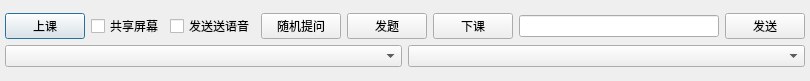
<?xml version="1.0" encoding="UTF-8"?>
<ui version="4.0">
 <class>TeacherWindow</class>
 <widget class="QDialog" name="TeacherWindow">
  <property name="geometry">
   <rect>
    <x>0</x>
    <y>0</y>
    <width>783</width>
    <height>81</height>
   </rect>
  </property>
  <property name="sizePolicy">
   <sizepolicy hsizetype="Preferred" vsizetype="Fixed">
    <horstretch>0</horstretch>
    <verstretch>0</verstretch>
   </sizepolicy>
  </property>
  <property name="windowTitle">
   <string>教师已登录</string>
  </property>
  <property name="modal">
   <bool>false</bool>
  </property>
  <layout class="QGridLayout" name="gridLayout">
   <property name="leftMargin">
    <number>5</number>
   </property>
   <property name="topMargin">
    <number>5</number>
   </property>
   <property name="rightMargin">
    <number>5</number>
   </property>
   <property name="bottomMargin">
    <number>6</number>
   </property>
   <item row="0" column="0">
    <layout class="QVBoxLayout" name="verticalLayout">
     <item>
      <layout class="QHBoxLayout" name="horizontalLayout_3">
       <item>
        <layout class="QHBoxLayout" name="horizontalLayout_2">
         <item>
          <widget class="QPushButton" name="btnBeginClass">
           <property name="text">
            <string>上课</string>
           </property>
          </widget>
         </item>
         <item>
          <widget class="QCheckBox" name="ckbScreenShare">
           <property name="text">
            <string>共享屏幕</string>
           </property>
          </widget>
         </item>
         <item>
          <widget class="QCheckBox" name="ckbVoiceShare">
           <property name="text">
            <string>发送送语音</string>
           </property>
          </widget>
         </item>
         <item>
          <widget class="QPushButton" name="btnRandCall">
           <property name="text">
            <string>随机提问</string>
           </property>
          </widget>
         </item>
         <item>
          <widget class="QPushButton" name="btnSendQues">
           <property name="text">
            <string>发题</string>
           </property>
          </widget>
         </item>
         <item>
          <widget class="QPushButton" name="btnEndClass">
           <property name="text">
            <string>下课</string>
           </property>
          </widget>
         </item>
        </layout>
       </item>
       <item>
        <layout class="QHBoxLayout" name="horizontalLayout">
         <item>
          <widget class="QLineEdit" name="edtChat">
           <property name="minimumSize">
            <size>
             <width>200</width>
             <height>0</height>
            </size>
           </property>
          </widget>
         </item>
         <item>
          <widget class="QPushButton" name="btnSend">
           <property name="sizePolicy">
            <sizepolicy hsizetype="Fixed" vsizetype="Fixed">
             <horstretch>0</horstretch>
             <verstretch>0</verstretch>
            </sizepolicy>
           </property>
           <property name="text">
            <string>发送</string>
           </property>
          </widget>
         </item>
        </layout>
       </item>
      </layout>
     </item>
     <item>
      <layout class="QHBoxLayout" name="horizontalLayout_4">
       <item>
        <widget class="QComboBox" name="cmbStudent"/>
       </item>
       <item>
        <widget class="QComboBox" name="cmbChatList"/>
       </item>
      </layout>
     </item>
    </layout>
   </item>
  </layout>
 </widget>
 <resources/>
 <connections/>
</ui>
